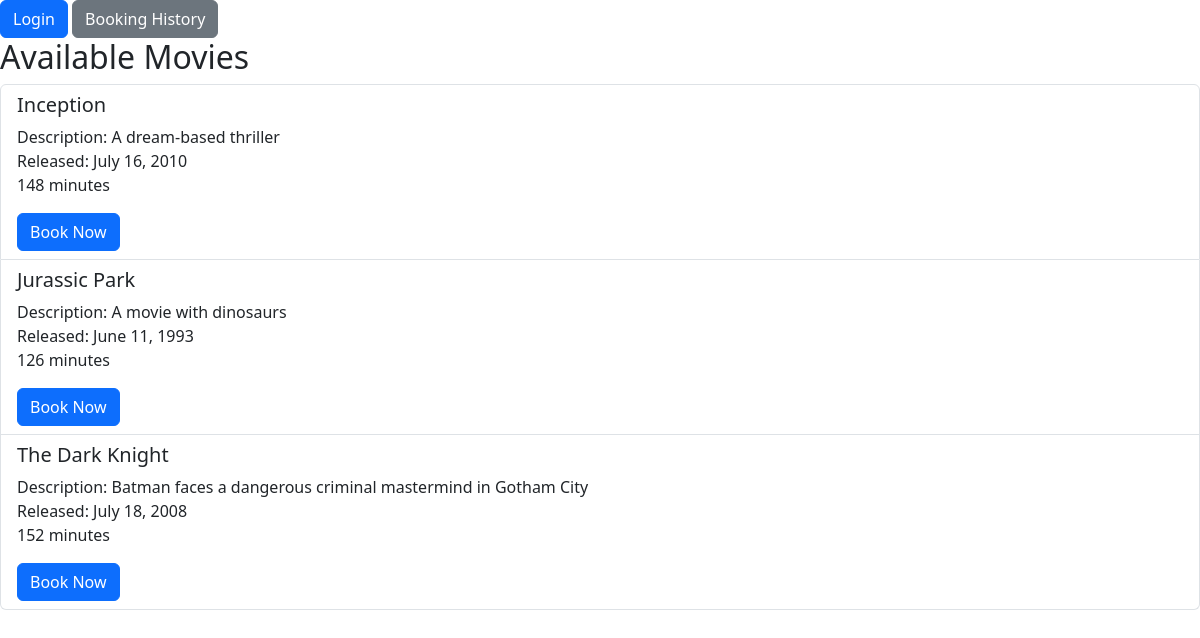
Page /api/ on the committed database.
### bookings/models.py (models this page shows, shortened)
class Movie(models.Model):
    title = models.CharField(max_length = 200)
    description = models.TextField()
    release_date = models.DateField()
    duration = models.PositiveIntegerField()

### bookings/views.py (the view)
# urls.py: path('',movie_list,name = 'movie_list'),
def movie_list(request):
    movies = Movie.objects.all()
    return render(request, 'bookings/movie_list.html', {'movies': movies})

### bookings/templates/bookings/movie_list.html (shortened to what this page needs)
{% extends 'bookings/base.html' %}
{% block content %}
<a href="{% url 'booking_history' %}" class="btn btn-secondary"> Booking History </a>
<h2>Available Movies</h2>
<ul class="list-group">
    {% for movie in movies %}
        <li class="list-group-item">
            <h5>{{ movie.title }}</h5>
            <p> Description: {{ movie.description }}<br>
                Released: {{movie.release_date}}<br>
                {{movie.duration}} minutes
            </p>
            <a href="{% url 'book_seat' movie.id %}" class="btn btn-primary"> Book Now </a>
        </li>
    {% endfor %}
</ul>
{% endblock %}

### rows in the picture
Movie: title "Inception", description "A dream-based thriller", release_date "July 16, 2010", duration "148"
Movie: title "Jurassic Park", description "A movie with dinosaurs", release_date "June 11, 1993", duration "126"
Movie: title "The Dark Knight", description "Batman faces a dangerous criminal mastermind in Gotham City", release_date "July 18, 2008", duration "152"
